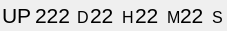
<?xml version="1.0" encoding="UTF-8"?>
<ui version="4.0">
 <class>Widget</class>
 <widget class="QWidget" name="Widget">
  <property name="geometry">
   <rect>
    <x>0</x>
    <y>0</y>
    <width>227</width>
    <height>31</height>
   </rect>
  </property>
  <property name="sizePolicy">
   <sizepolicy hsizetype="Fixed" vsizetype="Fixed">
    <horstretch>0</horstretch>
    <verstretch>0</verstretch>
   </sizepolicy>
  </property>
  <property name="windowTitle">
   <string>Uptime</string>
  </property>
  <widget class="QLabel" name="lblDays">
   <property name="geometry">
    <rect>
     <x>77</x>
     <y>9</y>
     <width>16</width>
     <height>16</height>
    </rect>
   </property>
   <property name="font">
    <font>
     <pointsize>12</pointsize>
    </font>
   </property>
   <property name="text">
    <string>D</string>
   </property>
  </widget>
  <widget class="QLabel" name="lblHours">
   <property name="geometry">
    <rect>
     <x>122</x>
     <y>9</y>
     <width>16</width>
     <height>16</height>
    </rect>
   </property>
   <property name="font">
    <font>
     <pointsize>12</pointsize>
    </font>
   </property>
   <property name="text">
    <string>H</string>
   </property>
  </widget>
  <widget class="QLabel" name="lblMinutes">
   <property name="geometry">
    <rect>
     <x>167</x>
     <y>9</y>
     <width>16</width>
     <height>16</height>
    </rect>
   </property>
   <property name="font">
    <font>
     <pointsize>12</pointsize>
    </font>
   </property>
   <property name="text">
    <string>M</string>
   </property>
  </widget>
  <widget class="QLabel" name="lblSeconds">
   <property name="geometry">
    <rect>
     <x>212</x>
     <y>9</y>
     <width>16</width>
     <height>16</height>
    </rect>
   </property>
   <property name="font">
    <font>
     <pointsize>12</pointsize>
    </font>
   </property>
   <property name="text">
    <string>S</string>
   </property>
  </widget>
  <widget class="QLabel" name="label">
   <property name="geometry">
    <rect>
     <x>35</x>
     <y>0</y>
     <width>41</width>
     <height>31</height>
    </rect>
   </property>
   <property name="font">
    <font>
     <pointsize>16</pointsize>
    </font>
   </property>
   <property name="layoutDirection">
    <enum>Qt::RightToLeft</enum>
   </property>
   <property name="text">
    <string>222</string>
   </property>
  </widget>
  <widget class="QLabel" name="label_2">
   <property name="geometry">
    <rect>
     <x>90</x>
     <y>0</y>
     <width>31</width>
     <height>31</height>
    </rect>
   </property>
   <property name="font">
    <font>
     <pointsize>16</pointsize>
    </font>
   </property>
   <property name="layoutDirection">
    <enum>Qt::RightToLeft</enum>
   </property>
   <property name="text">
    <string>22</string>
   </property>
  </widget>
  <widget class="QLabel" name="label_3">
   <property name="geometry">
    <rect>
     <x>135</x>
     <y>0</y>
     <width>31</width>
     <height>31</height>
    </rect>
   </property>
   <property name="font">
    <font>
     <pointsize>16</pointsize>
    </font>
   </property>
   <property name="layoutDirection">
    <enum>Qt::RightToLeft</enum>
   </property>
   <property name="text">
    <string>22</string>
   </property>
  </widget>
  <widget class="QLabel" name="label_4">
   <property name="geometry">
    <rect>
     <x>180</x>
     <y>0</y>
     <width>31</width>
     <height>31</height>
    </rect>
   </property>
   <property name="font">
    <font>
     <pointsize>16</pointsize>
    </font>
   </property>
   <property name="layoutDirection">
    <enum>Qt::RightToLeft</enum>
   </property>
   <property name="text">
    <string>22</string>
   </property>
  </widget>
  <widget class="QLabel" name="label_5">
   <property name="geometry">
    <rect>
     <x>2</x>
     <y>5</y>
     <width>31</width>
     <height>21</height>
    </rect>
   </property>
   <property name="font">
    <font>
     <pointsize>16</pointsize>
    </font>
   </property>
   <property name="text">
    <string>UP</string>
   </property>
  </widget>
 </widget>
 <layoutdefault spacing="6" margin="11"/>
 <resources/>
 <connections/>
</ui>
